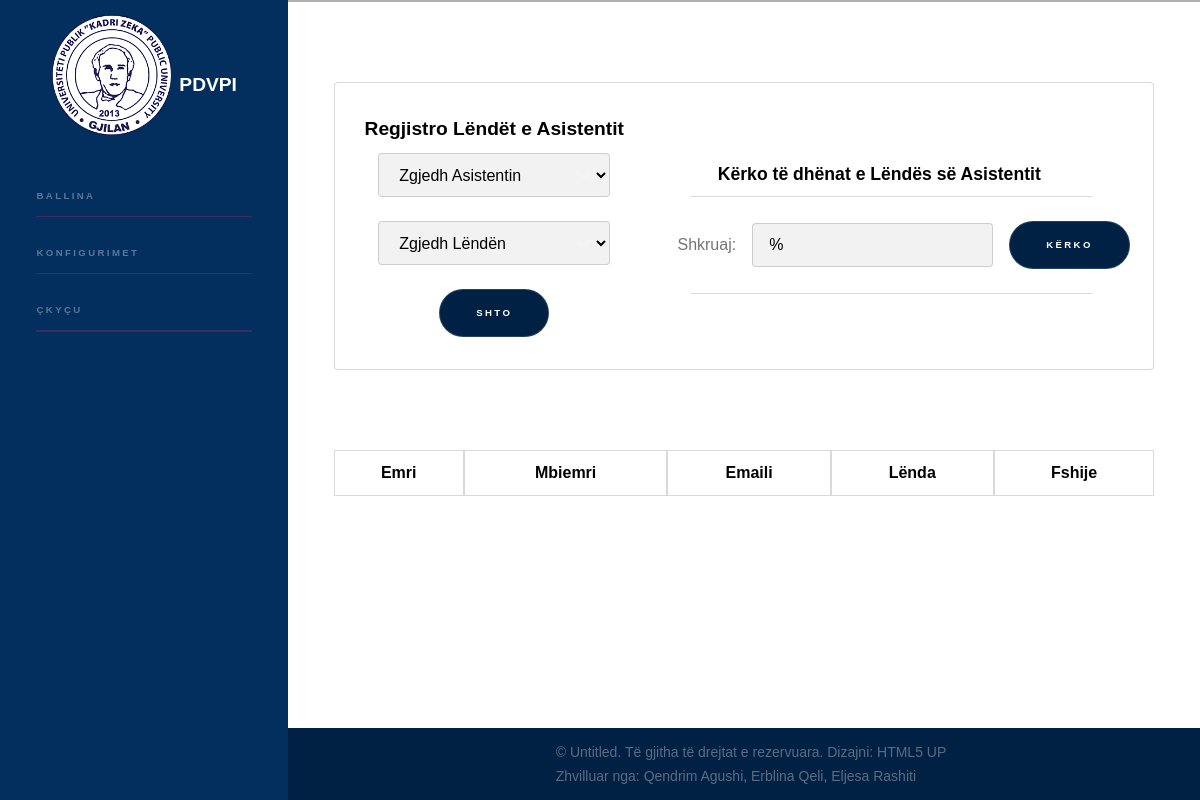
Screenshot of /Pdvpi/ModuliAdministratorit/regjistroLendetAsist.php (signed in) with the database file from the repository.
### tables this page shows
CREATE TABLE `tedhenat` (
  `uid_TeDhenat` int(11) NOT NULL,
  `titulli` varchar(1000) NOT NULL,
  `pershkrimi` varchar(10000) NOT NULL,
  `file` varchar(255) NOT NULL,
  `pageLayout` varchar(50) NOT NULL
);

CREATE TABLE `menyt` (
  `ID_Menyt` int(11) NOT NULL,
  `Menyt` varchar(250) NOT NULL,
  `MenyB` varchar(250) NOT NULL,
  `MenyE` varchar(250) NOT NULL,
  `MenyA` varchar(250) NOT NULL,
  `Idet` varchar(250) NOT NULL,
  `Prezantimet` varchar(250) NOT NULL,
  `Vlersimi` varchar(250) NOT NULL,
  `Konfigurimet` varchar(250) NOT NULL,
  `Ckycu` varchar(250) NOT NULL
);

### Pdvpi/ModuliAdministratorit/regjistroLendetAsist.php (the view, shortened to what this page needs)
<?php
	include("check.php");
?>
<!DOCTYPE HTML>
<html>
	<head>
		<link rel="stylesheet" href="assets/css/main.css" />
	</head>
	<body class="is-preload">
	<div class="page-container">
   <div class="content-wrap">
		<?php include_once("Header.php"); ?>
		<section id="sidebar" class="menu" >
            <nav>
               <?php
                  $result = mysqli_query($conn39,"CALL SelektoMenyStud()");
                  while ($row = mysqli_fetch_assoc($result)) {
                    extract($row);
                  }
                  ?>
               <ul id="menuList">
			   <li><a class='links-style' href="admin_home.php"><?php echo $MenyB ?></a></li>
                  	<li><a class='links-style' href="Konfigurimet.php"><?php echo $Konfigurimet ?></a></li>
                  	<li><a class='links-style' href="../logout.php"><?php echo $Ckycu ?></a></li>
               </ul>
            </nav>
			</section>
			<div id="wrapper">
				<div id="wrapper" >
					<section id="one" class="wrapper style3 fade-up" style="border-top: solid rgb(177, 177, 177) 2px;">
						<div class="inner">
							<div class="features">
								<section style="border-left: #fff;">
									<div class="features" style="border: none;">
										<section style="border: none;">
											<div class="col-12">
											<form  enctype="multipart/form-data"  action="addLA.php" method="post" name="form1"  >
													<h2 class="major"  style="display: flex; justify-content: center;	align-items: center; width: max-content;" >Regjistro Lëndët e Asistentit</h2>
													<div class="row gtr-uniform" style="  display: flex; flex-direction: column;">
													<div  class="col-12"  style="display: flex; justify-content: center; flex-direction: column; 	align-items: center;">
														<select name="uid" style="width: 14.5em;">
													<option selected="selected">Zgjedh Asistentin</option>
												</select>
														</div>
														<div  class="col-12"  style="display: flex; justify-content: center; flex-direction: column;	align-items: center;">
														<select name="uid_lenda" style="width: 14.5em;">
													<option selected="selected">Zgjedh Lëndën</option>
												</select>
														</div>
														<div class="col-12">
															<ul class="actions"  style="display: flex; justify-content: center;	align-items: center;">
																<li><input type="submit" name="shtoLA" value="Shto" class="primary" /></li>
															</ul>
														</div>
													</div>
												</form>
											</div>
										</section>
									</div>
								</section>
								<section style="border: none; width: 55%;">
							<form action="regjistroLendetAsist.php" method="post" style="width: 90%; ">
								<div class="row gtr-uniform" style="  display: flex; flex-direction: row;">
									<h3>Kërko të dhënat e Lëndës së Asistentit</h3>
									<div  class="col-12"  style="display: flex; justify-content: center; flex-direction: row; border-bottom:solid 1px rgba(0, 0, 0, 0.15); padding-bottom: 1.5em;	 border-top:solid 1px rgba(0, 0, 0, 0.15); align-items: center;">
										Shkruaj:
										<input type="text" name="term" value="%"  placeholder="" style="margin-left: 1em; margin-right: 1em;"/>
										<ul class="actions"  style="display: flex; justify-content: center;	align-items: center;">
											<li><input type="submit" value="Kërko" class="primary" /></li>
										</ul>
									</div>
									</div>
									</div>
								</div>
							<div class="table-wrapper">
								<table class="alt" style="width: 90%; margin: auto; padding-bottom: 5%; ">
									<thead>
										<tr>
											<th style="text-align: center;">Emri</th>
											<th style="text-align: center;">Mbiemri</th>
											<th style="text-align: center;">Emaili</th>
											<th style="text-align: center;">Lënda</th>
											<th style="text-align: center;">Fshije</th>
										</tr>
									</thead>
								</table>
							</div>
						</section>
							</div>
						</div>
			</div>
   <footer class="footer"><?php include_once("footer.php"); ?></footer>
 </div>
	</body>
</html>

### Pdvpi/ModuliAdministratorit/header.php (shortened to what this page needs)
		<?php
          $result = mysqli_query($conn34,"CALL Selecttedhenatheader()");
          while ($row = mysqli_fetch_assoc($result)) {
            extract($row);
          ?>
<section id="sidebar1" class="header">
	<div class="tlogo">
		<div style="margin:3% 2%;" >
		<a  href="admin_home.php"><div class="col-12"><span class="image fit"><img src="<?php echo $file ?>" alt=""  /></span></div></a>
		</div>
		<div style="margin:3% 2%;">
			<h2 class="tituli"  ><a  href="admin_home.php" class="title" style="color: #ffffff;"><?php echo $titulli ?></a></h2>
		</div>
	</div>
</section>
<?php } ?>

### Pdvpi/ModuliAdministratorit/footer.php (shortened to what this page needs)
		<ul style="margin: auto; font-size:14px;">
			<?php
         $rezultati = mysqli_query($conn24,"CALL Footertedhenat()");
         while ($rresht = mysqli_fetch_assoc($rezultati)) {
           extract($rresht);
  	 echo $pershkrimi;
}
         ?>
		</ul>

### Pdvpi/ModuliAdministratorit/regjistroLendetAsist.php (style rules this page uses)
form { margin: 0; }
.page-container { position: relative; min-height: 100vh; }
.content-wrap { padding-bottom: 2.5rem; }
.footer { position: absolute; bottom: 0; width: -webkit-fill-available; height: 4.5rem; }

### rows the page displays
tedhenat: file (picture), titulli "PDVPI"
menyt: MenyB "BALLINA", Konfigurimet "KONFIGURIMET", Ckycu "ÇKYÇU"
tedhenat: pershkrimi "© Untitled. Të gjitha të drejtat e rezervuara. Dizajni: HTML5 UP Zhvilluar nga: Qendrim Agushi, Erblina Qeli, Eljesa Rashiti"
